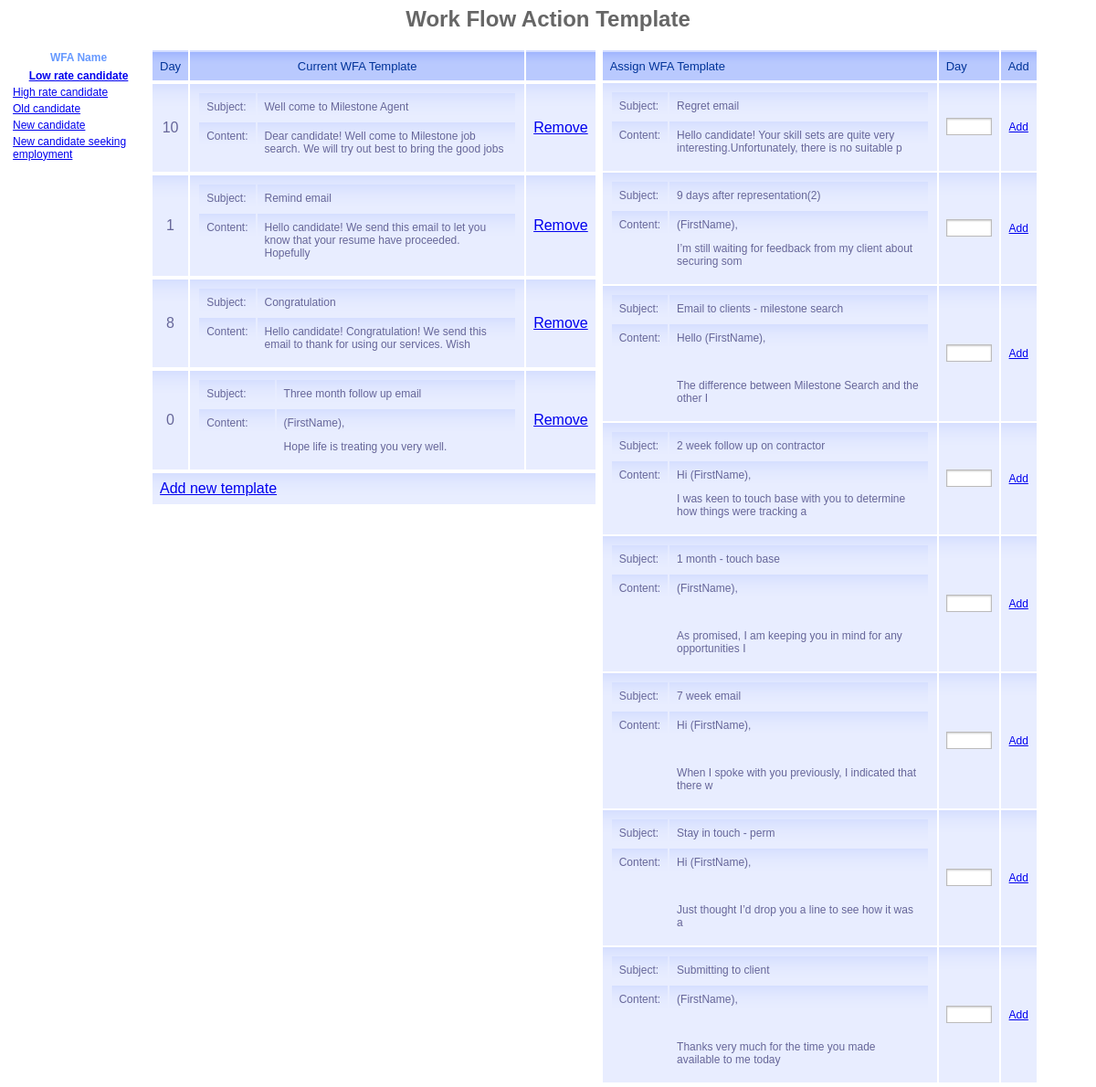
/ms_crm/admin/AgentAdmin_management/ViewWFAassignment.php, run on the app's committed database.
### tables this page shows
CREATE TABLE `wfa` (
   `WFA_ID` int(6) not null auto_increment,
   `Title` varchar(50) not null,
   `Description` varchar(150) not null,
   PRIMARY KEY (`WFA_ID`)
);

CREATE TABLE `wfa_has_template` (
   `wfa_has_template_id` int(11) not null auto_increment,
   `wfa_id` int(6) not null,
   `wfa_template_ID` int(5) not null,
   `email_day` int(5) not null,
   PRIMARY KEY (`wfa_has_template_id`),
   KEY `wfa_id` (`wfa_id`,`wfa_template_ID`),
   KEY `wfa_template_ID` (`wfa_template_ID`)
);

CREATE TABLE `wfa_template` (
   `wfa_template_ID` int(5) not null auto_increment,
   `subject` varchar(50) not null,
   `content` text not null,
   PRIMARY KEY (`wfa_template_ID`)
);

### ms_crm/admin/AgentAdmin_management/ViewWFAassignment.php (the view, shortened to what this page needs)
<link href="../style/tablestyle.css" rel="stylesheet" type="text/css" />
<h1>Work Flow Action Template</h1>
<table summary="Work Flow Action Code" align="left">
	<tr valign="top">
    	<td style="border-right:thin; border-right-color:#0CF">
        	<table width="150px" border="0">
            	<thead>
                  <tr valign="top">
                       <th scope="col"><font color="#6699FF" style="font-size:12">WFA Name</font></th>
                  </tr>
                  </thead>
                  <tbody>
                  <tr>
                  		<?php
            require("../../db_conection/db_connect.php");
            $sql1 = 'select * from wfa order by wfa_ID;';
            $dbRecords1 = mysql_query($sql1, $db_con )
                    Or die('Query failed:'.mysql_error());
            while( $arrRecords1 = mysql_fetch_array($dbRecords1))
            {
                if(isset($_GET["wfa_ID"]))
				{
					if($arrRecords1["WFA_ID"] == $_GET["wfa_ID"])
					{
						echo '
                            <tr valign="top">
                              <th scope="col"><font style="font-size:12"><a href="ViewWFAassignment.php?wfa_ID='.$arrRecords1['WFA_ID'].'">'.$arrRecords1["Title"].'</a></font></th>
                            </tr>
                        ';
					}
					else
					{
						echo '
                            <tr valign="top">
                              <td><font style="font-size:12"><a href="ViewWFAassignment.php?wfa_ID='.$arrRecords1["WFA_ID"].'">'.$arrRecords1["Title"].'</a></font></td>
                            </tr>
                        ';
					}
				}
				else
				{
					if($arrRecords1["WFA_ID"] == 1)
					{
						echo '
                            <tr valign="top">
                              <th scope="col"><font style="font-size:12"><a href="ViewWFAassignment.php?wfa_ID='.$arrRecords1["WFA_ID"].'">'.$arrRecords1["Title"].'</a></font></th>
                            </tr>
                        ';
					}
					else
					{
						echo '
                            <tr valign="top">
                              <td><font style="font-size:12"><a href="ViewWFAassignment.php?wfa_ID='.$arrRecords1["WFA_ID"].'">'.$arrRecords1["Title"].'</a></font></td>
                            </tr>
                        ';
					}
				}
            }
            ?>
                  </tr>
               </tbody>
            </table>
        </td>
        <td width="400px">
        	<table border="0" width="400px" id="Assign_gradient_style_current" >
            	 <thead>
                  <tr>
                  		<th scope="col" width="50px">Day</th>
                        <th scope="col" width="300px">Current WFA Template</th>
                        <th scope="col" width="50px"></th>
                    </tr>
                </thead>
            			<?php
			$sql="";
			$sql2="";
			if(isset($_GET['wfa_ID']))
			{
				$sql = 'select wht.email_day, wht.wfa_ID, wht.wfa_template_ID, wt.subject, LEFT(wt.content,100) as content
						from wfa_template wt, wfa_has_template wht
						where wt.wfa_template_ID = wht.wfa_template_ID
							and wht.wfa_id ="'.$_GET['wfa_ID'].'" order by wht.wfa_template_ID';
				$sql2 = 'select wt.subject, wt.wfa_template_ID, LEFT(wt.content,100) as content
						 from wfa_template wt
						 where wt.wfa_template_ID not in (select wht.wfa_template_ID
														  from wfa_has_template wht
														  where wht.wfa_ID = "'.$_GET['wfa_ID'].'")
						 order by wt.wfa_template_ID';
			}
			else
			{
				$sql = 'select wht.email_day, wht.wfa_ID, wht.wfa_template_ID, wt.subject, LEFT(wt.content,100) as content
						from wfa_template wt, wfa_has_template wht
						where wt.wfa_template_ID = wht.wfa_template_ID
							and wht.wfa_ID = "1" order by wht.wfa_template_ID';
				$sql2 = 'select wt.subject, wt.wfa_template_ID, LEFT(wt.content,100) as content
						 from wfa_template wt
						 where wt.wfa_template_ID not in (select wht.wfa_template_ID
														  from wfa_has_template wht
														  where wht.wfa_ID = "1")
						 order by wt.wfa_template_ID';
			}
			$dbRecords = mysql_query($sql, $db_con )
					Or die('Query failed:'.mysql_error());
			while( $arrRecords = mysql_fetch_array($dbRecords))
			{
				echo '		<tr>
							  <td width="50" align="center">'.$arrRecords["email_day"].'</td>
							  <td width="350px">
								  <table id="Current_gradient-style">
									<tr>
										<td valign="top">Subject: </td>
										<td align="left">'.$arrRecords["subject"].'</td>
									</tr>
									<tr>
									<td valign="top">Content:</td>
									<td align="left">'.$arrRecords["content"].'</td>
									</tr>
								 </table>
							  </td>
							  <td><a href="ViewWFAassignment.php?wfa_template_ID='.$arrRecords['wfa_template_ID'].'&assign=remove">Remove</a></td>
							</tr>';
			}
		?>
        	<tr>
            	<td colspan="5" align="left"><a href="AddWFATemplate.php">Add new template</a></td>
            </tr>
            </table>
        </td>
        <td>
        	<table id="Assign_gradient-style">
            	<thead>
                  <tr>
                        <th scope="col" width="300px">Assign WFA Template</th>
                        <th scope="col" width="50px">Day</th>
                        <th scope="col" width="50px">Add</th>
                    </tr>
                </thead>
                <?php
				$dbRecords_sql2 = mysql_query($sql2, $db_con )
					Or die('Query failed:'.mysql_error());
				while( $arrRecords_sql2 = mysql_fetch_array($dbRecords_sql2))
			{
				echo '		<tr>
							  <td width="350px">
								  <table id="Current_gradient-style">
									<tr>
										<td>Subject: </td>
										<td align="left">'.$arrRecords_sql2["subject"].'</td>
									</tr>
									<tr>
									<td valign="top">Content:</td>
									<td align="left">'.$arrRecords_sql2["content"].'</td>
									</tr>
								 </table>
							  </td>
							  <td><input name="txtNextDay" type="text" value="" maxlength="5" style="width:50"/></td>
							  <td width="50" align="center"><a href="ViewWFAassignment.php?wfa_template_ID='.$arrRecords_sql2["wfa_template_ID"].'&wfa_ID=  &assign=active">Add</a></td>
							</tr>';
			}
				?>
            </table>
        </td>
    </tr>
</table>

### ms_crm/admin/style/tablestyle.css (style rules this page uses)
#Assign_gradient_style_current th { font-size: 13px; font-weight: normal; padding: 8px; background: #b9c9fe url('table-images/gradhead.png') repeat-x; border-top: 2px solid #d3ddff; border-bottom: 1px solid #fff; color: #039; }
#Assign_gradient_style_current td { padding: 8px; border-bottom: 1px solid #fff; color: #669; border-top: 1px solid #fff; background: #e8edff url('table-images/gradback.png') repeat-x; }
#Assign_gradient-style { font-family: "Lucida Sans Unicode", "Lucida Grande", Sans-Serif; font-size: 12px; width: 400px; text-align: left; }
#Assign_gradient-style tr { font-size: 13px; font-weight: normal; padding: 8px; background: #b9c9fe url('table-images/gradhead.png') repeat-x; border:none; color: #039; }
#Assign_gradient-style td { padding: 8px; color: #669; border:none; background: #e8edff url('table-images/gradback.png') repeat-x; }
#Assign_gradient-style tr { background: #e8edff; font-size: 12px; color: #99c; }
#Assign_gradient-style th { font-size: 13px; font-weight: normal; padding: 8px; background: #b9c9fe url('table-images/gradhead.png') repeat-x; border-top: 2px solid #d3ddff; border-bottom: 1px solid #fff; color: #039; }
#Current_gradient-style { font-family: "Lucida Sans Unicode", "Lucida Grande", Sans-Serif; font-size: 12px; width: 350px; text-align: left; }
#Current_gradient-style tr { font-size: 13px; font-weight: normal; padding: 8px; background: #b9c9fe url('table-images/gradhead.png') repeat-x; border:none; color: #039; }
#Current_gradient-style td { padding: 8px; color: #669; border:none; background: #e8edff url('table-images/gradback.png') repeat-x; }
#Current_gradient-style tr { background: #e8edff; font-size: 12px; color: #99c; }
h1 { font-family: Arial, Helvetica, sans-serif; font-size: 24px; color: #666; }
input[type=text] { width:150px; -webkit-box-shadow: rgba(0, 0, 0, 0.199219) 0px 1px 2px inset; border: 1px solid #BCBBBB; }

### data on the page
wfa: Title "Low rate candidate"
wfa: Title "High rate candidate"
wfa: Title "Old candidate"
wfa: Title "New candidate"
wfa: Title "New candidate seeking employment"
wfa_has_template: email_day "10", wfa_template_ID.subject "Well come to Milestone Agent", content "Dear candidate! Well come to Milestone job search. We will try out best to bring the good jobs"
wfa_has_template: email_day "1", wfa_template_ID.subject "Remind email", content "Hello candidate! We send this email to let you know that your resume have proceeded. Hopefully"
wfa_has_template: email_day "8", wfa_template_ID.subject "Congratulation", content "Hello candidate! Congratulation! We send this email to thank for using our services. Wish"
wfa_has_template: email_day "0", wfa_template_ID.subject "Three month follow up email", content "(FirstName), Hope life is treating you very well."
wfa_template: subject "Regret email", content "Hello candidate! Your skill sets are quite very interesting.Unfortunately, there is no suitable p"
wfa_template: subject "9 days after representation(2)", content "(FirstName), I’m still waiting for feedback from my client about securing som"
wfa_template: subject "Email to clients - milestone search", content "Hello (FirstName), The difference between Milestone Search and the other I"
wfa_template: subject "2 week follow up on contractor", content "Hi (FirstName), I was keen to touch base with you to determine how things were tracking a"
wfa_template: subject "1 month - touch base", content "(FirstName), As promised, I am keeping you in mind for any opportunities I"
wfa_template: subject "7 week email", content "Hi (FirstName), When I spoke with you previously, I indicated that there w"
wfa_template: subject "Stay in touch - perm", content "Hi (FirstName), Just thought I’d drop you a line to see how it was a"
wfa_template: subject "Submitting to client", content "(FirstName), Thanks very much for the time you made available to me today"
